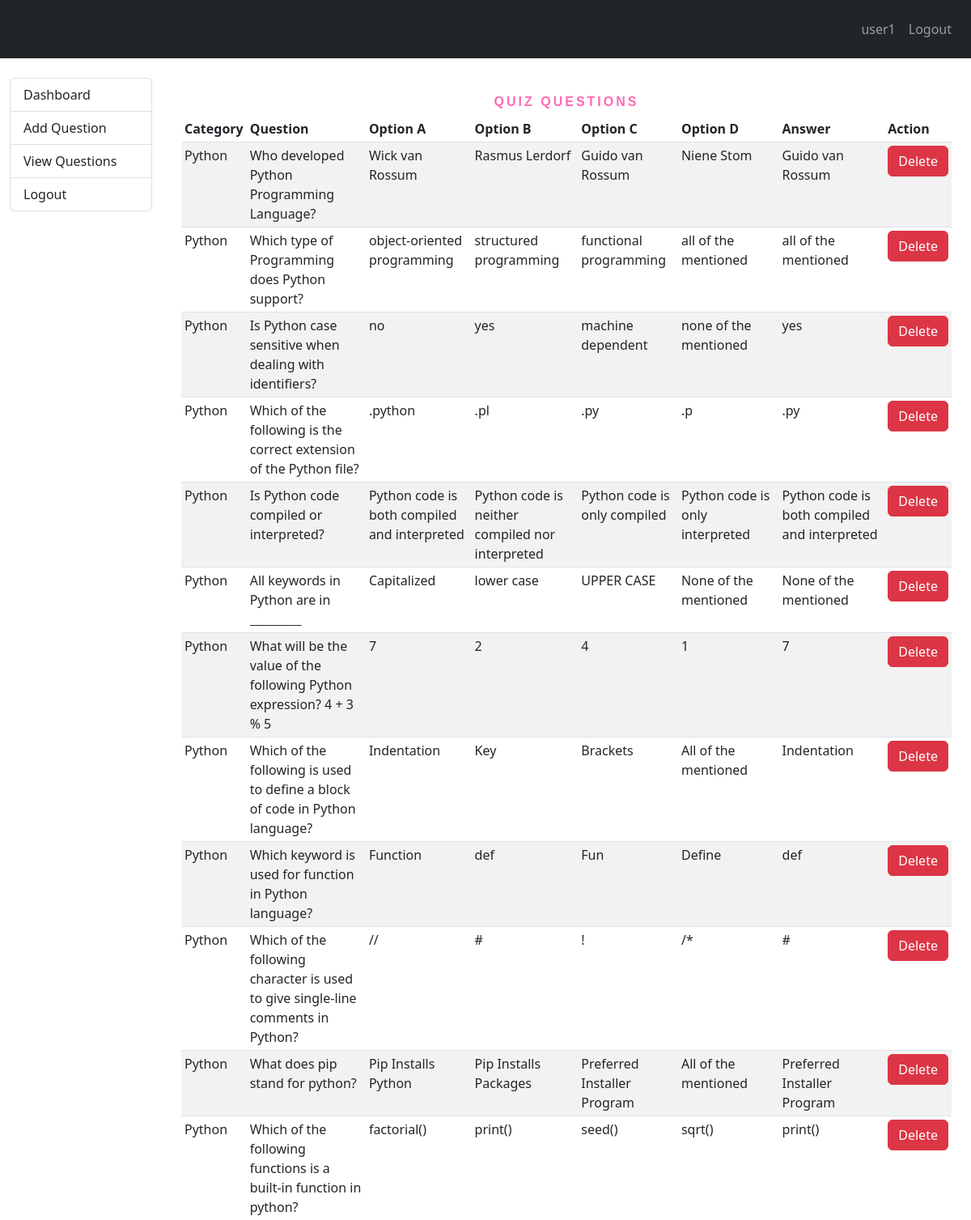
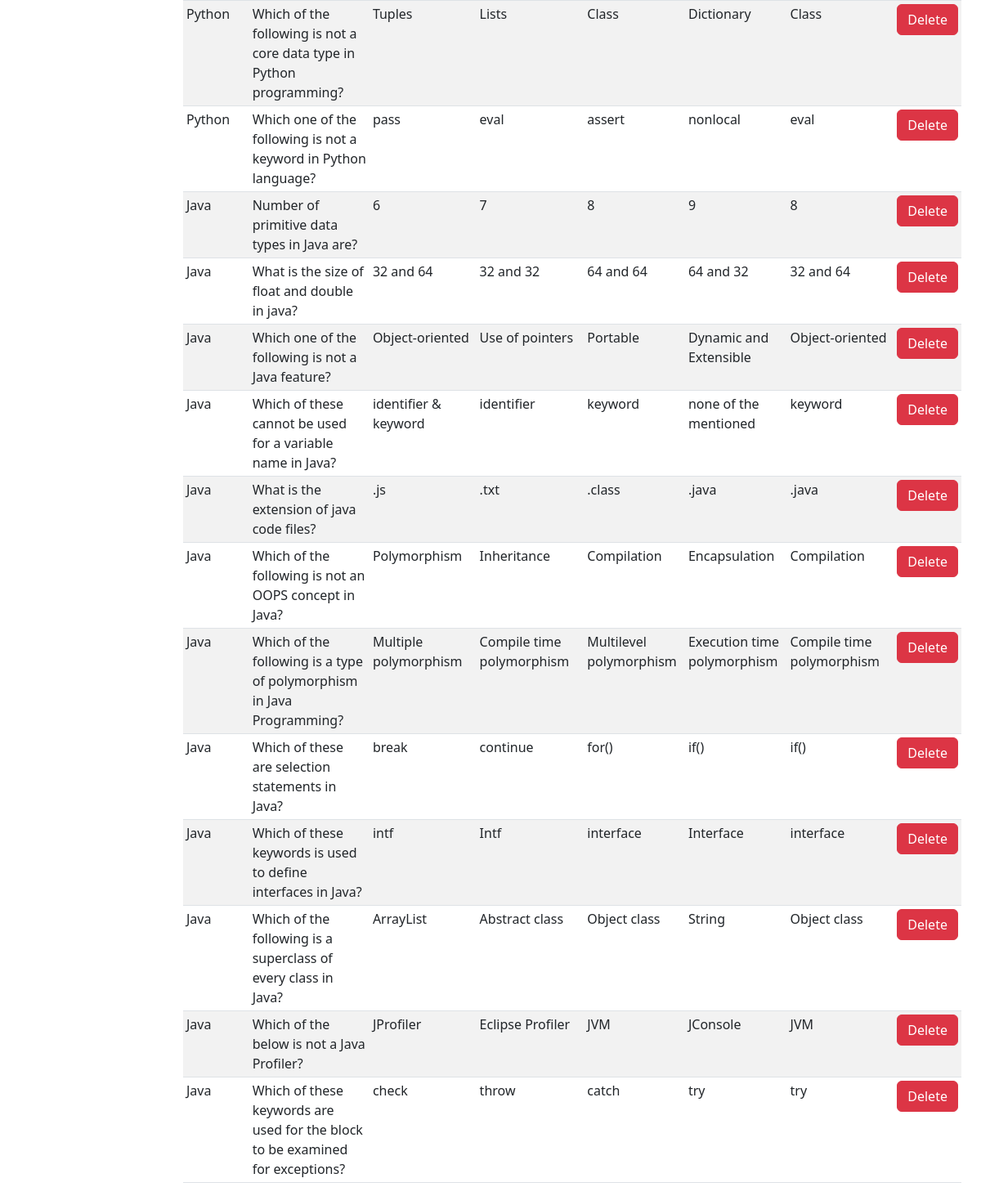
/quiz/view (signed in), run on the app's committed database (2 pictures, top to bottom).
### app.py (models this page shows, shortened)
class Quiz(db.Model):
    id = db.Column(db.Integer, primary_key=True)
    question= db.Column(db.String(1024), unique=True, nullable=False)
    option_A = db.Column(db.String(500), nullable=False)
    option_B = db.Column(db.String(500), nullable=False)
    option_C = db.Column(db.String(500), nullable=False)
    option_D = db.Column(db.String(500), nullable=False)
    answer=db.Column(db.String(500),nullable=False)
    category = db.Column(db.String(80), nullable=False)
    created_on = db.Column(db.DateTime, default=datetime.now)

### app.py (the view)
@app.route('/quiz/view')
def view_questions():
    if session.get('is_logged_in', False) and session.get('is_admin',False):
        questions = Quiz.query.all()
        return render_template('view_questions.html', questions=questions)
    else:
        flash('Login in admin to access this content','danger')
        return redirect('/')

### templates/view_questions.html (shortened to what this page needs)
{% extends 'layout/base.html' %}
{% block body %}
<div class="container-fluid vh-100">
  <div class="row">
    <div class="col-md-2 mt-4">
      {% include "partials/dashboard_menu.html" %}
    </div>
    <div class="col-md-10 mt-4">
      <div class="container">
        <div class="row">
          <div class="col-md-12 mx-auto">
          <h1 class="display1">Quiz Questions</h1>
          <table class="table table-striped table-sm">
            <thead>
              <tr>
                <th scope="col">Category</th>
                <th scope="col">Question</th>
                <th scope="col">Option A</th>
                <th scope="col">Option B</th>
                <th scope="col">Option C</th>
                <th scope="col">Option D</th>
                <th scope="col">Answer</th>
                <th scope="col">Action</th>
              </tr>
            </thead>
            <tbody>
              {% for question in questions %}
              <tr>
                <td>{{ question.category }}</td>
                <td>{{ question.question }}</td>
                <td>{{ question.option_A }}</td>
                <td>{{ question.option_B }}</td>
                <td>{{ question.option_C }}</td>
                <td>{{ question.option_D }}</td>
                <td>{{ question.answer }}</td>
                <td>
                  <a href="/quiz/delete/{{ question.id }}" class="btn btn-danger">Delete</a>
                </td>
              </tr>
              {% endfor %}
            </tbody>
          </div>
        </div>
      </div>
    </div>
  </div>
</div>
{% endblock %}

### templates/layout/base.html (shortened to what this page needs)
<!doctype html>
<html lang="en">
<head>
    <link rel="stylesheet" href="https://cdn.jsdelivr.net/npm/bootstrap@5.2.0/dist/css/bootstrap.min.css"
>
</head>
<body>
    <header>
        <nav class="navbar navbar-expand-lg p-3 navbar-dark bg-dark">
            <div class="collapse navbar-collapse" id="collapsibleNavId">
                <ul class="navbar-nav me-auto mt-2 mt-lg-0">
                    <li class="nav-item">
                        <a class="nav-link active" href="/" aria-current="page">
                        </a>
                    </li>
                </ul>
                <ul class="navbar-nav mt-2 mt-lg-0 ">
                    {% if 'is_logged_in' in session %}
                    <li class="nav-item">
                        <a class="nav-link" href="/user/dashboard">{{session.username}}</a>
                    </li>
                    <li class="nav-item">
                        <a class="nav-link" href="/logout">Logout</a>
                    </li>
                    {% endif %}
                </ul>
            </div>
        </nav>
    </header>
    <main>
        {% block body %}{% endblock %}
    </main>
</body>
</html>

### templates/partials/dashboard_menu.html
<div class="list-group">
    <a href="/admin/dashboard" class="list-group-item list-group-item-action">Dashboard</a>
    <a href="/quiz/add" class="list-group-item list-group-item-action">Add Question</a>
    <a href="/quiz/view" class="list-group-item list-group-item-action">View Questions</a>
    <a href="/logout" class="list-group-item list-group-item-action">Logout</a>
</div>

### templates/view_questions.html (style rules this page uses)
h1 { font-family: sans-serif; display: block; font-size: 1rem; font-weight: bold; text-align: center; letter-spacing: 3px; color: hotpink; text-transform: uppercase; padding-top: 20px; }
a { text-decoration: none; color: #fff; }

### data on the page
Quiz: category "Python", question "Who developed Python Programming Language?", option_A "Wick van Rossum", option_B "Rasmus Lerdorf", option_C "Guido van Rossum", option_D "Niene Stom", answer "Guido van Rossum"
Quiz: category "Python", question "Which type of Programming does Python support?", option_A "object-oriented programming", option_B "structured programming", option_C "functional programming", option_D "all of the mentioned", answer "all of the mentioned"
Quiz: category "Python", question "Is Python case sensitive when dealing with identifiers?", option_A "no", option_B "yes", option_C "machine dependent", option_D "none of the mentioned", answer "yes"
Quiz: category "Python", question "Which of the following is the correct extension of the Python file?", option_A ".python", option_B ".pl", option_C ".py", option_D ".p", answer ".py"
Quiz: category "Python", question "Is Python code compiled or interpreted?", option_A "Python code is both compiled and interpreted", option_B "Python code is neither compiled nor interpreted", option_C "Python code is only compiled", option_D "Python code is only interpreted", answer "Python code is both compiled and interpreted"
Quiz: category "Python", question "All keywords in Python are in _________", option_A "Capitalized", option_B "lower case", option_C "UPPER CASE", option_D "None of the mentioned", answer "None of the mentioned"
Quiz: category "Python", question "What will be the value of the following Python expression? 4 + 3 % 5", option_A "7", option_B "2", option_C "4", option_D "1", answer "7"
Quiz: category "Python", question "Which of the following is used to define a block of code in Python language?", option_A "Indentation", option_B "Key", option_C "Brackets", option_D "All of the mentioned", answer "Indentation"
Quiz: category "Python", question "Which keyword is used for function in Python language?", option_A "Function", option_B "def", option_C "Fun", option_D "Define", answer "def"
Quiz: category "Python", question "Which of the following character is used to give single-line comments in Python?", option_A "//", option_B "#", option_C "!", option_D "/*", answer "#"
Quiz: category "Python", question "What does pip stand for python?", option_A "Pip Installs Python", option_B "Pip Installs Packages", option_C "Preferred Installer Program", option_D "All of the mentioned", answer "Preferred Installer Program"
Quiz: category "Python", question "Which of the following functions is a built-in function in python?", option_A "factorial()", option_B "print()", option_C "seed()", option_D "sqrt()", answer "print()"
Quiz: category "Python", question "Which of the following is not a core data type in Python programming?", option_A "Tuples", option_B "Lists", option_C "Class", option_D "Dictionary", answer "Class"
Quiz: category "Python", question "Which one of the following is not a keyword in Python language?", option_A "pass", option_B "eval", option_C "assert", option_D "nonlocal", answer "eval"
Quiz: category "Java", question "Number of primitive data types in Java are?", option_A "6", option_B "7", option_C "8", option_D "9", answer "8"
Quiz: category "Java", question "What is the size of float and double in java?", option_A "32 and 64", option_B "32 and 32", option_C "64 and 64", option_D "64 and 32", answer "32 and 64"
Quiz: category "Java", question "Which one of the following is not a Java feature?", option_A "Object-oriented", option_B "Use of pointers", option_C "Portable", option_D "Dynamic and Extensible", answer "Object-oriented"
Quiz: category "Java", question "Which of these cannot be used for a variable name in Java?", option_A "identifier & keyword", option_B "identifier", option_C "keyword", option_D "none of the mentioned", answer "keyword"
Quiz: category "Java", question "What is the extension of java code files?", option_A ".js", option_B ".txt", option_C ".class", option_D ".java", answer ".java"
Quiz: category "Java", question "Which of the following is not an OOPS concept in Java?", option_A "Polymorphism", option_B "Inheritance", option_C "Compilation", option_D "Encapsulation", answer "Compilation"
Quiz: category "Java", question "Which of the following is a type of polymorphism in Java Programming?", option_A "Multiple polymorphism", option_B "Compile time polymorphism", option_C "Multilevel polymorphism", option_D "Execution time polymorphism", answer "Compile time polymorphism"
Quiz: category "Java", question "Which of these are selection statements in Java?", option_A "break", option_B "continue", option_C "for()", option_D "if()", answer "if()"
Quiz: category "Java", question "Which of these keywords is used to define interfaces in Java?", option_A "intf", option_B "Intf", option_C "interface", option_D "Interface", answer "interface"
Quiz: category "Java", question "Which of the following is a superclass of every class in Java?", option_A "ArrayList", option_B "Abstract class", option_C "Object class", option_D "String", answer "Object class"
Quiz: category "Java", question "Which of the below is not a Java Profiler?", option_A "JProfiler", option_B "Eclipse Profiler", option_C "JVM", option_D "JConsole", answer "JVM"
Quiz: category "Java", question "Which of these keywords are used for the block to be examined for exceptions?", option_A "check", option_B "throw", option_C "catch", option_D "try", answer "try"

### other printed values
{{ session.username }} "user1"
